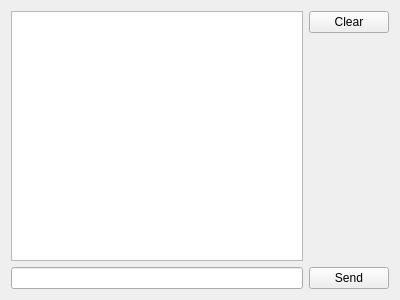
<?xml version="1.0" encoding="UTF-8"?>
<ui version="4.0">
 <class>Maditor::View::ApplicationLog</class>
 <widget class="QWidget" name="Maditor::View::ApplicationLog">
  <property name="geometry">
   <rect>
    <x>0</x>
    <y>0</y>
    <width>400</width>
    <height>300</height>
   </rect>
  </property>
  <property name="windowTitle">
   <string>Form</string>
  </property>
  <layout class="QGridLayout" name="gridLayout">
   <item row="0" column="1">
    <widget class="QPushButton" name="clearButton">
     <property name="text">
      <string>Clear</string>
     </property>
    </widget>
   </item>
   <item row="2" column="1">
    <widget class="QPushButton" name="sendButton">
     <property name="text">
      <string>Send</string>
     </property>
    </widget>
   </item>
   <item row="2" column="0">
    <widget class="QLineEdit" name="stdinEdit"/>
   </item>
   <item row="1" column="1">
    <spacer name="verticalSpacer">
     <property name="orientation">
      <enum>Qt::Vertical</enum>
     </property>
     <property name="sizeHint" stdset="0">
      <size>
       <width>20</width>
       <height>40</height>
      </size>
     </property>
    </spacer>
   </item>
   <item row="0" column="0" rowspan="2">
    <widget class="QTextBrowser" name="log"/>
   </item>
  </layout>
 </widget>
 <resources/>
 <connections/>
</ui>
